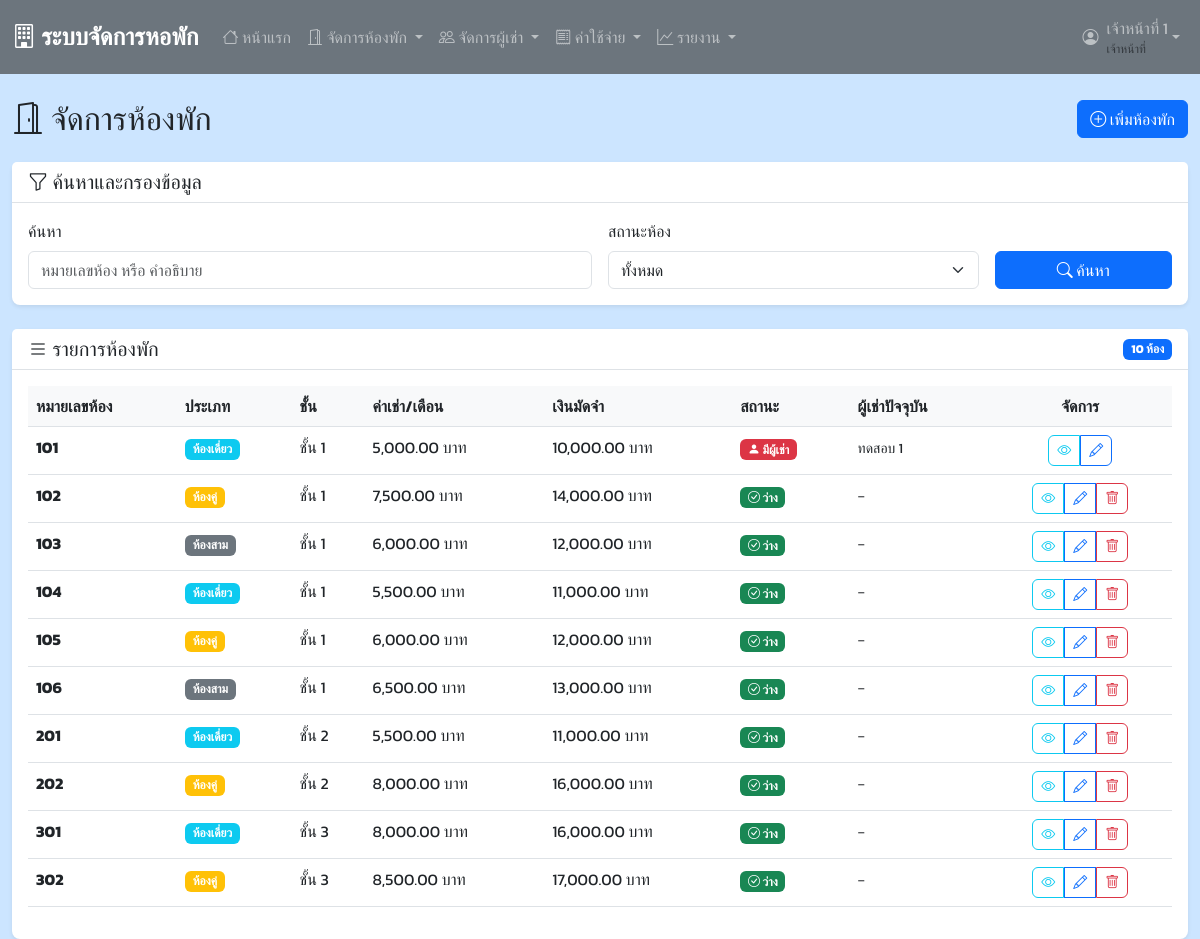
Page /rooms.php (signed in) on the committed database.
### tables this page shows
CREATE TABLE `rooms` (
  `room_id` int(11) NOT NULL,
  `room_number` varchar(10) NOT NULL,
  `room_type` enum('single','double','triple') NOT NULL,
  `monthly_rent` decimal(10,2) NOT NULL,
  `deposit` decimal(10,2) NOT NULL,
  `room_status` enum('available','occupied','maintenance') DEFAULT 'available',
  `floor_number` int(11) DEFAULT NULL,
  `room_description` text DEFAULT NULL,
  `created_at` timestamp NOT NULL DEFAULT current_timestamp()
);

### config.php (called while the page is built, shortened)
<?php
function formatCurrency($amount) {
    return number_format($amount, 2) . ' บาท';
}
?>

### rooms.php (the view, shortened to what this page needs)
<?php
require_once 'includes/header.php';
$search = isset($_GET['search']) ? $_GET['search'] : '';
$sql = "SELECT r.*,
        (SELECT COUNT(*) FROM contracts c WHERE c.room_id = r.room_id AND c.contract_status = 'active') as has_tenant,
        (SELECT CONCAT(t.first_name, ' ', t.last_name)
         FROM contracts c
         JOIN tenants t ON c.tenant_id = t.tenant_id
         WHERE c.room_id = r.room_id AND c.contract_status = 'active'
         LIMIT 1) as tenant_name
        FROM rooms r WHERE 1=1";
$params = [];
$sql .= " ORDER BY r.room_number";
try {
    $stmt = $pdo->prepare($sql);
    $stmt->execute($params);
    $rooms = $stmt->fetchAll();
} catch(PDOException $e) {
    $error_message = "เกิดข้อผิดพลาดในการดึงข้อมูล: " . $e->getMessage();
}
?>
<?php include 'includes/navbar.php'; ?>
<div class="container-fluid mt-4">
    <div class="row">
        <div class="col-12">
            <div class="d-flex justify-content-between align-items-center mb-4">
                <h2 class="mb-0">
                    <i class="bi bi-door-open"></i>
                    จัดการห้องพัก
                </h2>
                <a href="add_room.php" class="btn btn-primary">
                    <i class="bi bi-plus-circle"></i>
                    เพิ่มห้องพัก
                </a>
            </div>
            <div class="card mb-4">
                <div class="card-header">
                    <h5 class="mb-0">
                        <i class="bi bi-funnel"></i>
                        ค้นหาและกรองข้อมูล
                    </h5>
                </div>
                <div class="card-body">
                    <form method="GET" class="row g-3">
                        <div class="col-md-6">
                            <label for="search" class="form-label">ค้นหา</label>
                            <input type="text" class="form-control" id="search" name="search"
                                   value="<?php echo htmlspecialchars($search); ?>"
                                   placeholder="หมายเลขห้อง หรือ คำอธิบาย">
                        </div>
                        <div class="col-md-4">
                            <label for="status" class="form-label">สถานะห้อง</label>
                            <select class="form-select" id="status" name="status">
                                <option value="">ทั้งหมด</option>
                            </select>
                        </div>
                        <div class="col-md-2">
                            <label class="form-label">&nbsp;</label>
                            <div class="d-grid">
                                <button type="submit" class="btn btn-primary">
                                    <i class="bi bi-search"></i>
                                    ค้นหา
                                </button>
                            </div>
                        </div>
                    </form>
                </div>
            </div>
            <div class="card">
                <div class="card-header d-flex justify-content-between align-items-center">
                    <h5 class="mb-0">
                        <i class="bi bi-list"></i>
                        รายการห้องพัก
                    </h5>
                    <span class="badge bg-primary"><?php echo count($rooms); ?> ห้อง</span>
                </div>
                <div class="card-body">
                    <?php if (empty($rooms)): ?>
                        <div class="text-center py-5">
                            <i class="bi bi-inbox display-1 text-muted"></i>
                            <h4 class="text-muted mt-3">ไม่พบข้อมูลห้องพัก</h4>
                            <p class="text-muted">ยังไม่มีข้อมูลห้องพัก หรือไม่มีข้อมูลที่ตรงกับเงื่อนไขการค้นหา</p>
                            <a href="add_room.php" class="btn btn-primary">
                                <i class="bi bi-plus-circle"></i>
                                เพิ่มห้องพักแรก
                            </a>
                        </div>
                    <?php else: ?>
                        <div class="table-responsive">
                            <table class="table table-hover">
                                <thead>
                                    <tr>
                                        <th>หมายเลขห้อง</th>
                                        <th>ประเภท</th>
                                        <th>ชั้น</th>
                                        <th>ค่าเช่า/เดือน</th>
                                        <th>เงินมัดจำ</th>
                                        <th>สถานะ</th>
                                        <th>ผู้เช่าปัจจุบัน</th>
                                        <th class="text-center">จัดการ</th>
                                    </tr>
                                </thead>
                                <tbody>
                                    <?php foreach ($rooms as $room): ?>
                                        <tr>
                                            <td>
                                                <strong><?php echo $room['room_number']; ?></strong>
                                            </td>
                                            <td>
                                                <?php
                                                switch ($room['room_type']) {
                                                    case 'single':
                                                        echo '<span class="badge bg-info">ห้องเดี่ยว</span>';
                                                        break;
                                                    case 'double':
                                                        echo '<span class="badge bg-warning">ห้องคู่</span>';
                                                        break;
                                                    case 'triple':
                                                        echo '<span class="badge bg-secondary">ห้องสาม</span>';
                                                        break;
                                                }
                                                ?>
                                            </td>
                                            <td>ชั้น <?php echo $room['floor_number']; ?></td>
                                            <td><?php echo formatCurrency($room['monthly_rent']); ?></td>
                                            <td><?php echo formatCurrency($room['deposit']); ?></td>
                                            <td>
                                                <?php
                                                $status_class = '';
                                                $status_text = '';
                                                $status_icon = '';
                                                if ($room['has_tenant'] > 0) {
                                                    $status_class = 'bg-danger';
                                                    $status_text = 'มีผู้เช่า';
                                                    $status_icon = 'bi-person-fill';
                                                } else {
                                                    switch ($room['room_status']) {
                                                        case 'available':
                                                            $status_class = 'bg-success';
                                                            $status_text = 'ว่าง';
                                                            $status_icon = 'bi-check-circle';
                                                            break;
                                                    }
                                                }
                                                ?>
                                                <span class="badge <?php echo $status_class; ?>">
                                                    <i class="<?php echo $status_icon; ?>"></i>
                                                    <?php echo $status_text; ?>
                                                </span>
                                            </td>
                                            <td>
                                                <?php if ($room['tenant_name']): ?>
                                                    <small><?php echo $room['tenant_name']; ?></small>
                                                <?php else: ?>
                                                    <span class="text-muted">-</span>
                                                <?php endif; ?>
                                            </td>
                                            <td class="text-center">
                                                <div class="btn-group" role="group">
                                                    <a href="view_room.php?id=<?php echo $room['room_id']; ?>"
                                                       class="btn btn-sm btn-outline-info"
                                                       data-bs-toggle="tooltip"
                                                       title="ดูรายละเอียด">
                                                        <i class="bi bi-eye"></i>
                                                    </a>
                                                    <a href="edit_room.php?id=<?php echo $room['room_id']; ?>"
                                                       class="btn btn-sm btn-outline-primary"
                                                       data-bs-toggle="tooltip"
                                                       title="แก้ไข">
                                                        <i class="bi bi-pencil"></i>
                                                    </a>
                                                    <?php if ($room['has_tenant'] == 0): ?>
                                                        <a href="rooms.php?delete=<?php echo $room['room_id']; ?>"
                                                           class="btn btn-sm btn-outline-danger"
                                                           data-bs-toggle="tooltip"
                                                           title="ลบ"
                                                           onclick="return confirmDelete('คุณต้องการลบห้อง <?php echo $room['room_number']; ?> หรือไม่?')">
                                                            <i class="bi bi-trash"></i>
                                                        </a>
                                                    <?php endif; ?>
                                                </div>
                                            </td>
                                        </tr>
                                    <?php endforeach; ?>
                                </tbody>
                            </table>
                        </div>
                    <?php endif; ?>
                </div>
            </div>
        </div>
    </div>
</div>
<?php include 'includes/footer.php'; ?>

### includes/header.php (style rules this page uses)
body { font-family: 'Kanit', sans-serif; background-color: #f8f9fa; }
.card { border: none; box-shadow: 0 0.125rem 0.25rem rgba(0, 0, 0, 0.075); border-radius: 0.5rem; }
.card-header { background-color: #fff; border-bottom: 1px solid #dee2e6; font-weight: 500; }
.btn { border-radius: 0.375rem; font-weight: 500; }
.table th { font-weight: 600; background-color: #f8f9fa; }

### rooms.php (style rules this page uses)
body { background-color : #CCE5FF; }
.table th { white-space: nowrap; }
.btn-group .btn { margin: 0 1px; }
.badge { font-size: 0.75rem; }

### includes/navbar.php (style rules this page uses)
body { padding-top: 76px; }

### rows in the picture
rooms: room_number "101", room_type "ห้องเดี่ยว", floor_number "1", monthly_rent "5,000.00 บาท", deposit "10,000.00 บาท", status_text "มีผู้เช่า", tenant_name "ทดสอบ 1"
rooms: room_number "102", room_type "ห้องคู่", floor_number "1", monthly_rent "7,500.00 บาท", deposit "14,000.00 บาท", room_status "ว่าง"
rooms: room_number "103", room_type "ห้องสาม", floor_number "1", monthly_rent "6,000.00 บาท", deposit "12,000.00 บาท", room_status "ว่าง"
rooms: room_number "104", room_type "ห้องเดี่ยว", floor_number "1", monthly_rent "5,500.00 บาท", deposit "11,000.00 บาท", room_status "ว่าง"
rooms: room_number "105", room_type "ห้องคู่", floor_number "1", monthly_rent "6,000.00 บาท", deposit "12,000.00 บาท", room_status "ว่าง"
rooms: room_number "106", room_type "ห้องสาม", floor_number "1", monthly_rent "6,500.00 บาท", deposit "13,000.00 บาท", room_status "ว่าง"
rooms: room_number "201", room_type "ห้องเดี่ยว", floor_number "2", monthly_rent "5,500.00 บาท", deposit "11,000.00 บาท", room_status "ว่าง"
rooms: room_number "202", room_type "ห้องคู่", floor_number "2", monthly_rent "8,000.00 บาท", deposit "16,000.00 บาท", room_status "ว่าง"
rooms: room_number "301", room_type "ห้องเดี่ยว", floor_number "3", monthly_rent "8,000.00 บาท", deposit "16,000.00 บาท", room_status "ว่าง"
rooms: room_number "302", room_type "ห้องคู่", floor_number "3", monthly_rent "8,500.00 บาท", deposit "17,000.00 บาท", room_status "ว่าง"

### other values in the picture
$_SESSION['full_name'] "เจ้าหน้าที่ 1"
count($rooms) "10"
